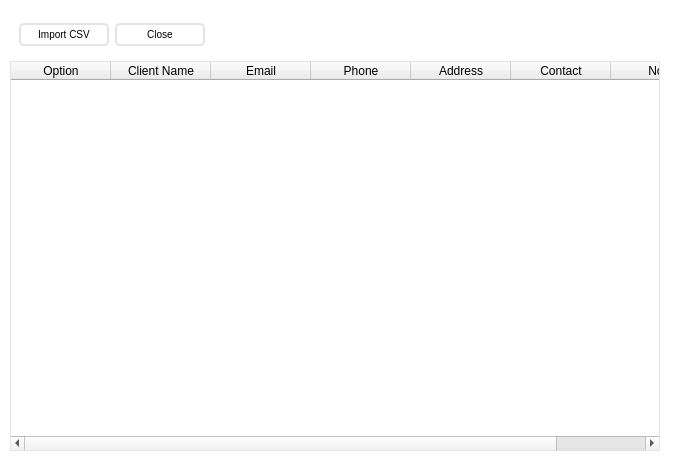
<?xml version="1.0" encoding="UTF-8"?>
<ui version="4.0">
 <class>seach_db_dialog</class>
 <widget class="QDialog" name="seach_db_dialog">
  <property name="geometry">
   <rect>
    <x>0</x>
    <y>0</y>
    <width>680</width>
    <height>470</height>
   </rect>
  </property>
  <property name="minimumSize">
   <size>
    <width>680</width>
    <height>470</height>
   </size>
  </property>
  <property name="maximumSize">
   <size>
    <width>680</width>
    <height>470</height>
   </size>
  </property>
  <property name="windowTitle">
   <string>Dialog</string>
  </property>
  <property name="toolTipDuration">
   <number>0</number>
  </property>
  <property name="styleSheet">
   <string notr="true">QDialog {
	background-color: white;
	color:black;
	font-family:Calibri;
}
QPushButton {
	font-size: 10px;
	background-color:white;
	border: 2px solid  #E5E4E2;
	border-radius: 5px;
}
QPushButton:hover {
	border: 2px solid #7B68EE;
}
QFrame {
	border: 0;
}
QTableView
{
    color: #E5E4E2;
    border: 1px solid #E5E4E2;
    gridline-color: #E5E4E2;
}
QTableView::item
{
	color:black;
	text-align: center;
}</string>
  </property>
  <widget class="QWidget" name="widget" native="true">
   <property name="geometry">
    <rect>
     <x>10</x>
     <y>60</y>
     <width>680</width>
     <height>470</height>
    </rect>
   </property>
   <property name="minimumSize">
    <size>
     <width>680</width>
     <height>470</height>
    </size>
   </property>
   <property name="maximumSize">
    <size>
     <width>16777215</width>
     <height>16777215</height>
    </size>
   </property>
   <property name="toolTipDuration">
    <number>0</number>
   </property>
   <widget class="QTableWidget" name="tableWidget">
    <property name="geometry">
     <rect>
      <x>0</x>
      <y>1</y>
      <width>650</width>
      <height>390</height>
     </rect>
    </property>
    <property name="minimumSize">
     <size>
      <width>650</width>
      <height>390</height>
     </size>
    </property>
    <property name="maximumSize">
     <size>
      <width>650</width>
      <height>350</height>
     </size>
    </property>
    <property name="toolTipDuration">
     <number>0</number>
    </property>
    <property name="lineWidth">
     <number>1</number>
    </property>
    <attribute name="horizontalHeaderStretchLastSection">
     <bool>true</bool>
    </attribute>
    <attribute name="verticalHeaderVisible">
     <bool>false</bool>
    </attribute>
    <attribute name="verticalHeaderHighlightSections">
     <bool>true</bool>
    </attribute>
    <column>
     <property name="text">
      <string>Option</string>
     </property>
     <property name="textAlignment">
      <set>AlignCenter</set>
     </property>
    </column>
    <column>
     <property name="text">
      <string>Client Name</string>
     </property>
     <property name="textAlignment">
      <set>AlignCenter</set>
     </property>
    </column>
    <column>
     <property name="text">
      <string>Email</string>
     </property>
     <property name="textAlignment">
      <set>AlignCenter</set>
     </property>
    </column>
    <column>
     <property name="text">
      <string>Phone</string>
     </property>
     <property name="textAlignment">
      <set>AlignCenter</set>
     </property>
    </column>
    <column>
     <property name="text">
      <string>Address</string>
     </property>
     <property name="textAlignment">
      <set>AlignCenter</set>
     </property>
    </column>
    <column>
     <property name="text">
      <string>Contact</string>
     </property>
     <property name="textAlignment">
      <set>AlignCenter</set>
     </property>
    </column>
    <column>
     <property name="text">
      <string>Note</string>
     </property>
     <property name="textAlignment">
      <set>AlignCenter</set>
     </property>
    </column>
   </widget>
  </widget>
  <widget class="QWidget" name="widget_2" native="true">
   <property name="geometry">
    <rect>
     <x>10</x>
     <y>10</y>
     <width>511</width>
     <height>49</height>
    </rect>
   </property>
   <property name="minimumSize">
    <size>
     <width>0</width>
     <height>0</height>
    </size>
   </property>
   <property name="toolTipDuration">
    <number>0</number>
   </property>
   <layout class="QVBoxLayout" name="verticalLayout">
    <item>
     <widget class="QFrame" name="frame_2">
      <property name="minimumSize">
       <size>
        <width>40</width>
        <height>0</height>
       </size>
      </property>
      <property name="toolTipDuration">
       <number>0</number>
      </property>
      <property name="frameShape">
       <enum>QFrame::StyledPanel</enum>
      </property>
      <property name="frameShadow">
       <enum>QFrame::Raised</enum>
      </property>
      <layout class="QHBoxLayout" name="horizontalLayout_2">
       <item>
        <widget class="QPushButton" name="import_csv_btn">
         <property name="minimumSize">
          <size>
           <width>90</width>
           <height>23</height>
          </size>
         </property>
         <property name="maximumSize">
          <size>
           <width>90</width>
           <height>23</height>
          </size>
         </property>
         <property name="font">
          <font>
           <pointsize>-1</pointsize>
          </font>
         </property>
         <property name="toolTipDuration">
          <number>0</number>
         </property>
         <property name="text">
          <string>Import CSV</string>
         </property>
         <property name="icon">
          <iconset resource="../../../icons/resources.qrc">
           <normaloff>:/feather/feather/book-open.svg</normaloff>:/feather/feather/book-open.svg</iconset>
         </property>
        </widget>
       </item>
       <item>
        <widget class="QPushButton" name="client_widget_close_btn">
         <property name="minimumSize">
          <size>
           <width>90</width>
           <height>23</height>
          </size>
         </property>
         <property name="maximumSize">
          <size>
           <width>90</width>
           <height>23</height>
          </size>
         </property>
         <property name="font">
          <font>
           <pointsize>-1</pointsize>
          </font>
         </property>
         <property name="toolTipDuration">
          <number>0</number>
         </property>
         <property name="text">
          <string>Close</string>
         </property>
         <property name="icon">
          <iconset resource="../../../icons/resources.qrc">
           <normaloff>:/feather/feather/x.svg</normaloff>:/feather/feather/x.svg</iconset>
         </property>
        </widget>
       </item>
       <item>
        <spacer name="horizontalSpacer">
         <property name="orientation">
          <enum>Qt::Horizontal</enum>
         </property>
         <property name="sizeHint" stdset="0">
          <size>
           <width>40</width>
           <height>20</height>
          </size>
         </property>
        </spacer>
       </item>
      </layout>
     </widget>
    </item>
   </layout>
  </widget>
 </widget>
 <resources>
  <include location="../../../icons/resources.qrc"/>
 </resources>
 <connections/>
</ui>
